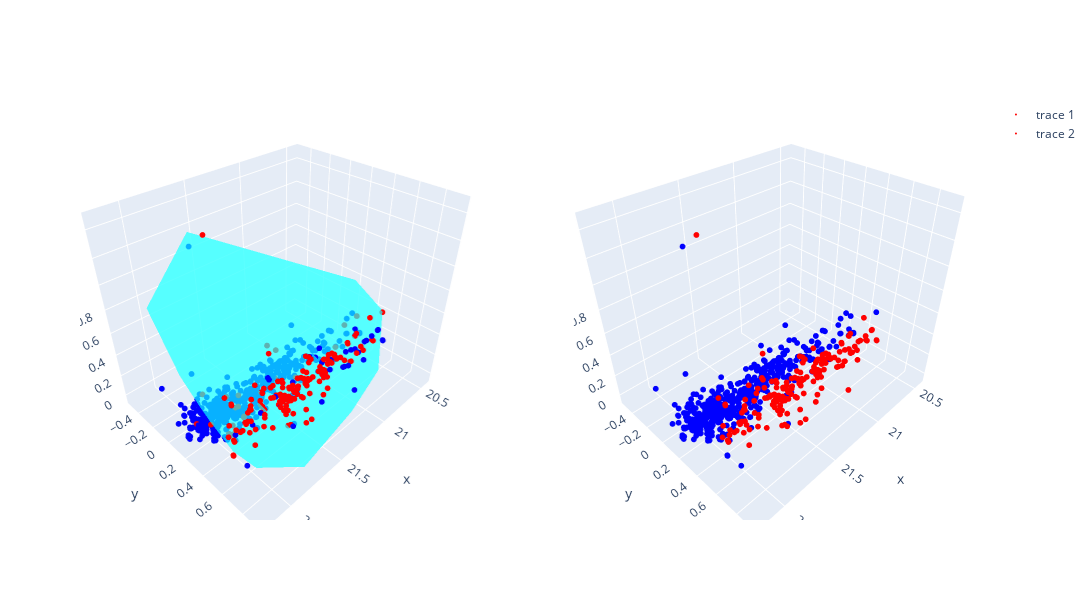

Notebook code cell kept with this figure:
### Markdown cell above
SVM

### Code cell
from sklearn.svm import LinearSVC
all,sub = select_galaxy(z_low=1.6,z_high=1.61)

X_red = gen_training(sub,Dim=3,three_color = False)
X_blue = gen_training(all,Dim=3,three_color = False)
X = np.vstack((X_red,X_blue))
Y_red = np.ones(shape = (len(sub)))
Y_blue = np.ones(shape = (len(all)))*0
Y = np.concatenate((Y_red,Y_blue))


clf = LinearSVC(C=1,max_iter=100000)
clf.fit(X, Y)
Z = lambda X,Y: (-clf.intercept_[0]-clf.coef_[0][0]*X-clf.coef_[0][1]*Y) / clf.coef_[0][2]
fig = make_subplots(rows=1, cols=2,
                    specs=[[{'type': 'surface'}, {'type': 'surface'}]])
SVM_pred = clf.predict(X)
trace1 = go.Mesh3d(x = X[:,0], y = X[:,1], z = Z(X[:,0],X[:,1]),opacity=0.66,color = 'cyan') ## for separating plane
trace2 = go.Scatter3d(x=X[:,0], y=X[:,1],z=X[:,2],mode='markers',marker = dict(size = 2,color = Y,colorscale = 'Bluered')) ## for vector plots
trace_pred = go.Scatter3d(x=X[:,0], y=X[:,1],z=X[:,2],mode='markers',marker = dict(size = 2,color = SVM_pred,colorscale = 'Bluered')) ## for vector plots
fig.add_trace(trace1,row = 1, col = 1)
fig.add_trace(trace2,row = 1, col = 1)
fig.add_trace(trace_pred,row = 1, col = 2)
fig.update_layout(
    autosize=False,
    width=1200,
    height=600
    )

### Figure 1 — Plotly figure (JSON) as saved in the notebook; plotly's stock layout.template omitted (floating-point values rounded to 4 significant figures; data arrays with more than 128 entries replaced by an {"elided": "..."} marker saying what was removed)
{"data": [{"color": "cyan", "opacity": 0.66, "scene": "scene", "type": "mesh3d", "x": {"elided": "680 float values"}, "y": {"elided": "680 float values"}, "z": {"elided": "680 float values"}}, {"marker": {"color": {"elided": "680 int values"}, "colorscale": [[0, "rgb(0,0,255)"], [1, "rgb(255,0,0)"]], "size": 2}, "mode": "markers", "scene": "scene", "type": "scatter3d", "x": {"elided": "680 float values"}, "y": {"elided": "680 float values"}, "z": {"elided": "680 float values"}}, {"marker": {"color": {"elided": "680 int values"}, "colorscale": [[0, "rgb(0,0,255)"], [1, "rgb(255,0,0)"]], "size": 2}, "mode": "markers", "scene": "scene2", "type": "scatter3d", "x": {"elided": "680 float values"}, "y": {"elided": "680 float values"}, "z": {"elided": "680 float values"}}], "layout": {"autosize": false, "height": 600, "scene": {"domain": {"x": [0, 0.45], "y": [0, 1]}}, "scene2": {"domain": {"x": [0.55, 1], "y": [0, 1]}}, "width": 1200}}
